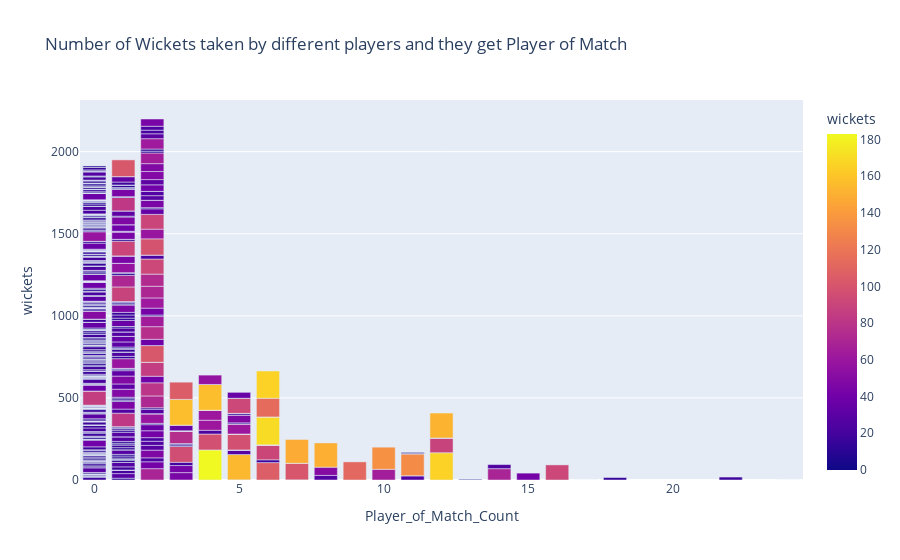

The cell this chart's notebook holds for it:
### Code cell
# create a bar plot to see the Number of Wickets taken by different players and they get Player of Match
fig = px.bar(final_df, x='Player_of_Match_Count', y='wickets', title='Number of Wickets taken by different players and they get Player of Match',hover_name=final_df.index,color='wickets')
# show the plot
fig.show()

### Figure 1 — Plotly figure (JSON) as saved in the notebook; plotly's stock layout.template omitted (floating-point values rounded to 4 significant figures; data arrays with more than 128 entries replaced by an {"elided": "..."} marker saying what was removed)
{"data": [{"alignmentgroup": "True", "hovertemplate": "<b>%{hovertext}</b><br><br>Player_of_Match_Count=%{x}<br>wickets=%{marker.color}<extra></extra>", "hovertext": {"elided": "656 str values"}, "legendgroup": "", "marker": {"color": {"elided": "656 int values"}, "coloraxis": "coloraxis", "pattern": {"shape": ""}}, "name": "", "offsetgroup": "", "orientation": "v", "showlegend": false, "textposition": "auto", "type": "bar", "x": {"elided": "656 int values"}, "xaxis": "x", "y": {"elided": "656 int values"}, "yaxis": "y"}], "layout": {"barmode": "relative", "coloraxis": {"colorbar": {"title": {"text": "wickets"}}, "colorscale": [[0, "#0d0887"], [0.1111, "#46039f"], [0.2222, "#7201a8"], [0.3333, "#9c179e"], [0.4444, "#bd3786"], [0.5556, "#d8576b"], [0.6667, "#ed7953"], [0.7778, "#fb9f3a"], [0.8889, "#fdca26"], [1, "#f0f921"]]}, "legend": {"tracegroupgap": 0}, "title": {"text": "Number of Wickets taken by different players and they get Player of Match"}, "xaxis": {"anchor": "y", "domain": [0, 1], "title": {"text": "Player_of_Match_Count"}}, "yaxis": {"anchor": "x", "domain": [0, 1], "title": {"text": "wickets"}}}}
